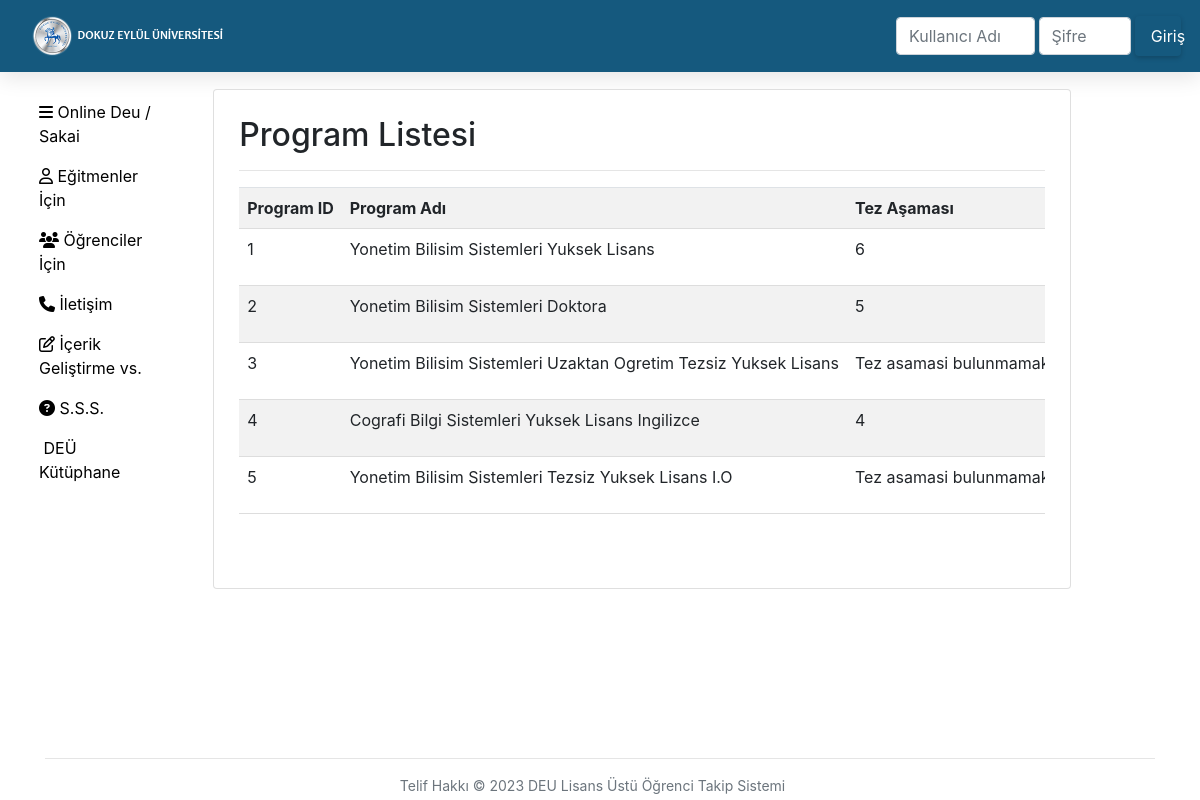
The app's page /program_listele.php with its own data.
### tables this page shows
CREATE TABLE IF NOT EXISTS `ogrenci_program` (
  `program_id` int(11) NOT NULL AUTO_INCREMENT,
  `program_isim` varchar(255) NOT NULL,
  `tez_asamasi` enum('Tez asamasi bulunmamakta','1','2','3','4','5','6','7','8','9') NOT NULL,
  PRIMARY KEY (`program_id`)
);

### program_listele.php (the view, shortened to what this page needs)
<?php
include 'config/database.php';
include 'inc/header.php';
include 'inc/container.php';
$sql = "SELECT * FROM ogrenci_program";
$result = $conn->query($sql);
if ($result->num_rows > 0) {
    echo"<h2> Program Listesi </h2> <hr>";
    echo "<table class='table table-striped'><tr><th>Program ID</th> <th>Program Adı</th><th>Tez Aşaması</th><th>Düzenle</th><th>Sil</th></tr>";
    while ($row = $result->fetch_assoc()) {
        $program = $row["program_isim"];
        $tez_asama = $row["tez_asamasi"];
        $program_id = $row["program_id"];
        echo "<tr><td>" . $program_id . "</td><td>" . $program . "</td><td>" . $tez_asama . "</td>";
        echo "<td><a class='btn btn-danger btn-sm' href='islemyonetici/program_sil.php?id=" . $row["program_id"] . "' onclick='return confirm(\"Emin misiniz?\")'>Sil</a></td></tr>";
    }
    echo "</table>";
} else {
    echo "0 results";
}
include 'inc/footer.php';
?>

### css/style.css (style rules this page uses)
table { max-width: 100%; border-collapse: collapse; }
.table th, .table td { padding: 8px; text-align: left; border-bottom: 1px solid #ddd; }
@media (min-width: 820px) AND (max-width: 1310px) { table { display: block; overflow-x: auto; } }
@media (min-width: 820px) AND (max-width: 1310px) { .table th, .table td { white-space: nowrap; } }

### records on screen
ogrenci_program: program_id "1", program_isim "Yonetim Bilisim Sistemleri Yuksek Lisans", tez_asamasi "6"
ogrenci_program: program_id "2", program_isim "Yonetim Bilisim Sistemleri Doktora", tez_asamasi "5"
ogrenci_program: program_id "3", program_isim "Yonetim Bilisim Sistemleri Uzaktan Ogretim Tezsiz Yuksek Lisans", tez_asamasi "Tez asamasi…"
ogrenci_program: program_id "4", program_isim "Cografi Bilgi Sistemleri Yuksek Lisans Ingilizce", tez_asamasi "4"
ogrenci_program: program_id "5", program_isim "Yonetim Bilisim Sistemleri Tezsiz Yuksek Lisans I.O", tez_asamasi "Tez asamasi…"
